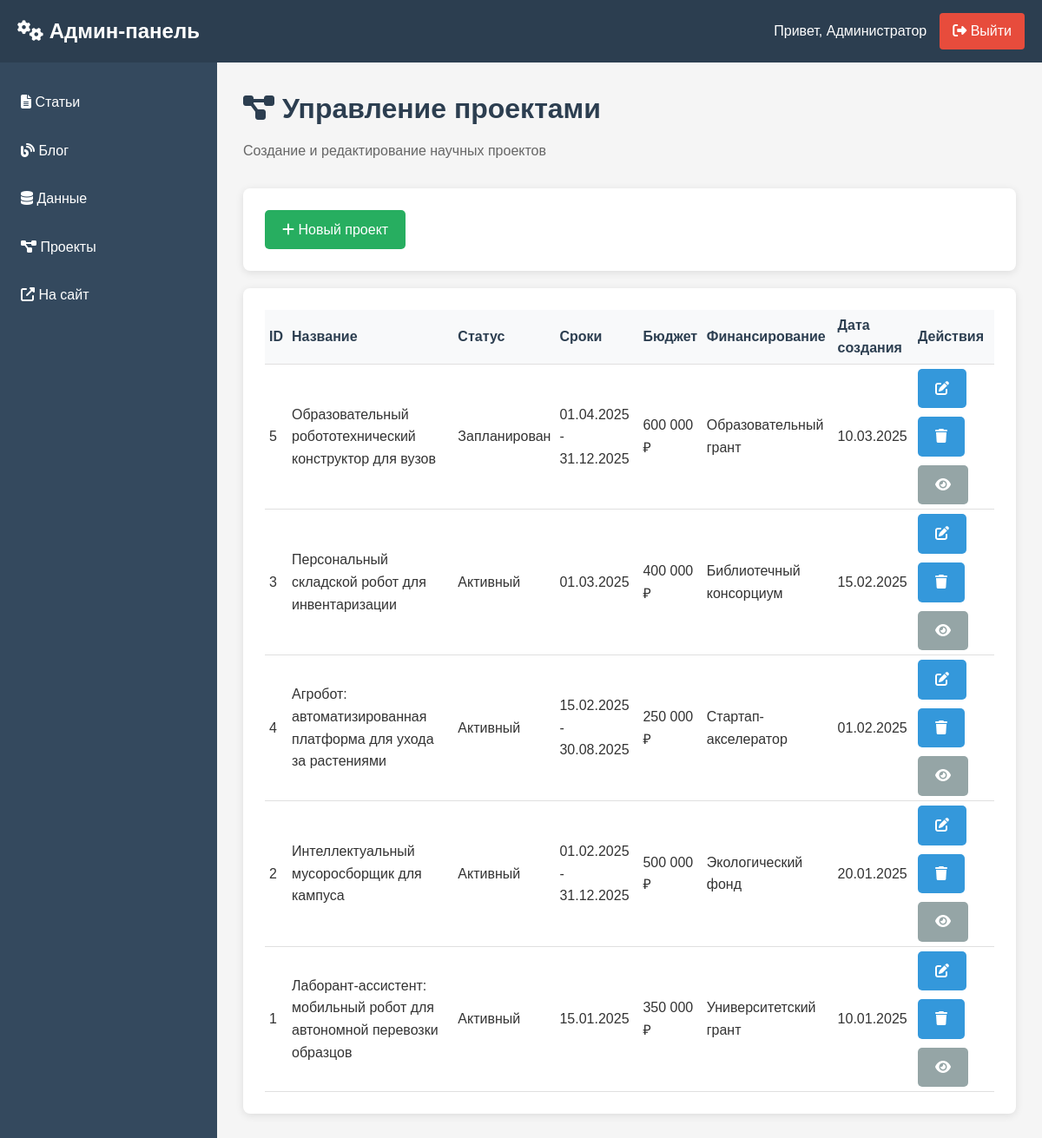
Screenshot of /obschee/admin-project.php (signed in) with the database file from the repository.
### tables this page shows
CREATE TABLE `projects` (
  `id` int NOT NULL,
  `title` varchar(255) NOT NULL,
  `slug` varchar(255) NOT NULL,
  `short_description` text NOT NULL,
  `full_description` longtext NOT NULL,
  `objectives` json NOT NULL,
  `methodologies` json DEFAULT NULL,
  `start_date` date NOT NULL,
  `end_date` date DEFAULT NULL,
  `current_status` enum('active','completed','planned','on_hold') DEFAULT 'planned',
  `funding_source` varchar(255) DEFAULT NULL,
  `budget` decimal(15,2) DEFAULT NULL,
  `team_members` json DEFAULT NULL,
  `results` text,
  `featured_image_url` varchar(255) DEFAULT NULL,
  `gallery` json DEFAULT NULL,
  `status` enum('published','draft') DEFAULT 'draft',
  `created_by` int DEFAULT NULL,
  `created_at` timestamp NULL DEFAULT CURRENT_TIMESTAMP,
  `updated_at` timestamp NULL DEFAULT CURRENT_TIMESTAMP ON UPDATE CURRENT_TIMESTAMP
);

### obschee/admin-project.php (the view, shortened to what this page needs)
<?php
require_once 'connect.php';
$pdo->setAttribute(PDO::ATTR_ERRMODE, PDO::ERRMODE_EXCEPTION);
    $action = isset($_GET['action']) ? $_GET['action'] : 'list';
if ($action === 'list') {
    $sql = "SELECT p.*, u.first_name, u.last_name
            FROM projects p
            LEFT JOIN users u ON p.created_by = u.id
            ORDER BY p.created_at DESC
            LIMIT 50";
    $projects = $pdo->query($sql)->fetchAll(PDO::FETCH_ASSOC);
}
?>
<!DOCTYPE html>
<html lang="ru">
<head>
    <link rel="stylesheet" href="assets/css/style.css">
    <link rel="stylesheet" href="assets/css/admin.css">
</head>
<body>
    <?php include 'admin-header.php'; ?>
    <main class="admin-main">
        <div class="page-header">
            <a href="admin-project.php">
            <h1><i class="fas fa-project-diagram"></i> Управление проектами</h1></a>
            <p>Создание и редактирование научных проектов</p>
        </div>
        <?php if ($action === 'list'): ?>
        <div class="card mb-2">
            <div class="action-buttons">
                <a href="?action=new" class="btn btn-success">
                    <i class="fas fa-plus"></i> Новый проект
                </a>
            </div>
        </div>
        <div class="card">
            <table class="table">
                <thead>
                    <tr>
                        <th>ID</th>
                        <th>Название</th>
                        <th>Статус</th>
                        <th>Сроки</th>
                        <th>Бюджет</th>
                        <th>Финансирование</th>
                        <th>Дата создания</th>
                        <th>Действия</th>
                    </tr>
                </thead>
                <tbody>
                    <?php foreach ($projects as $project): ?>
                    <tr>
                        <td><?php echo $project['id']; ?></td>
                        <td><?php echo htmlspecialchars($project['title']); ?></td>
                        <td>
                            <span class="status-badge
                                <?php
                                switch($project['current_status']) {
                                    case 'active': echo 'status-published'; break;
                                    case 'planned': echo 'status-draft'; break;
                                }
                                ?>">
                                <?php
                                $status_text = [
                                    'active' => 'Активный',
                                    'completed' => 'Завершен',
                                    'planned' => 'Запланирован',
                                    'on_hold' => 'Приостановлен'
                                ];
                                echo $status_text[$project['current_status']] ?? $project['current_status'];
                                ?>
                            </span>
                        </td>
                        <td>
                            <?php echo date('d.m.Y', strtotime($project['start_date'])); ?>
                            <?php if ($project['end_date']): ?>
                            - <?php echo date('d.m.Y', strtotime($project['end_date'])); ?>
                            <?php endif; ?>
                        </td>
                        <td>
                            <?php if ($project['budget'] > 0): ?>
                            <?php echo number_format($project['budget'], 0, ',', ' '); ?> ₽
                            <?php endif; ?>
                        </td>
                        <td><?php echo htmlspecialchars($project['funding_source'] ?? ''); ?></td>
                        <td><?php echo date('d.m.Y', strtotime($project['created_at'])); ?></td>
                        <td>
                            <div class="action-buttons">
                                <a href="?action=edit&id=<?php echo $project['id']; ?>" class="btn btn-primary">
                                    <i class="fas fa-edit"></i>
                                </a>
                                <a href="?action=delete&id=<?php echo $project['id']; ?>"
                                   class="btn btn-danger"
                                   onclick="return confirm('Удалить этот проект?')">
                                    <i class="fas fa-trash"></i>
                                </a>
                                <a href="../projects.php?slug=<?php echo $project['slug']; ?>" target="_blank" class="btn btn-secondary">
                                    <i class="fas fa-eye"></i>
                                </a>
                            </div>
                        </td>
                    </tr>
                    <?php endforeach; ?>
                </tbody>
            </table>
        </div>
        <?php endif; ?>
    </main>
</body>
</html>

### obschee/assets/css/style.css (style rules this page uses)
:root { --primary-color: #3498db; --primary-dark: #2980b9; --secondary-color: #2c3e50; --accent-color: #e74c3c; --light-gray: #f5f5f5; --gray: #95a5a6; --dark-gray: #7f8c8d; --text-color: #333; --text-light: #666; --white: #ffffff; --success: #27ae60; --warning: #f39c12; --danger: #e74c3c; --shadow: 0 2px 10px rgba(0, 0, 0, 0.1); --border-radius: 5px; --transition: all 0.3s ease; --tech-blue: #1a5276; --circuit-color: #e67e22; --robot-metal: #34495e; }
* { margin: 0; padding: 0; box-sizing: border-box; }
body { font-family: 'Arial', sans-serif; line-height: 1.6; color: var(--text-color); background-color: #f9f9f9; min-height: 100vh; display: flex; flex-direction: column; }
main { flex: 1; padding: 30px 0; min-height: 60vh; }
h1, h2, h3, h4 { color: var(--secondary-color); margin-bottom: 1rem; }
a { color: var(--primary-color); text-decoration: none; transition: var(--transition); }
.btn { display: inline-block; padding: 10px 20px; background: var(--primary-color); color: white; border: none; border-radius: var(--border-radius); cursor: pointer; font-size: 1rem; transition: var(--transition); }
.btn-primary { background: var(--primary-color); }
.btn-secondary { background: var(--gray); }
.btn-success { background: var(--success); }
body { padding: 0; margin: 0; overflow-x: hidden; }

### obschee/assets/css/admin.css (style rules this page uses)
.admin-main { margin-left: 250px; margin-top: 70px; padding: 30px; min-height: calc(100vh - 70px); background: #f5f5f5; }
.page-header { margin-bottom: 30px; }
.page-header h1 { margin: 0 0 10px 0; color: #2c3e50; }
.page-header p { color: #666; margin: 0; }
.card { background: white; padding: 25px; border-radius: 8px; box-shadow: 0 2px 10px rgba(0,0,0,0.1); margin-bottom: 20px; }
.btn { display: inline-block; padding: 10px 20px; border: none; border-radius: 4px; cursor: pointer; text-decoration: none; }
.btn-primary { background: #3498db; color: white; }
.btn-success { background: #27ae60; color: white; }
.btn-danger { background: #e74c3c; color: white; }
.btn-secondary { background: #95a5a6; color: white; }
.action-buttons { display: flex; gap: 10px; flex-wrap: wrap; }
.table { width: 100%; border-collapse: collapse; }
.table th, .table td { padding: 5px 5px; border-bottom: 1px solid #e0e0e0; text-align: left; }
.table th { background: #f8f9fa; font-weight: 600; color: #2c3e50; }
.mb-2 { margin-bottom: 20px; }

### rows the page displays
projects: id "5", title "Образовательный робототехнический конструктор для вузов", current_status "Запланирован", start_date "01.04.2025", end_date "31.12.2025", budget "600 000", funding_source "Образовательный грант", created_at "10.03.2025"
projects: id "3", title "Персональный складской робот для инвентаризации", current_status "Активный", start_date "01.03.2025", budget "400 000", funding_source "Библиотечный консорциум", created_at "15.02.2025"
projects: id "4", title "Агробот: автоматизированная платформа для ухода за растениями", current_status "Активный", start_date "15.02.2025", end_date "30.08.2025", budget "250 000", funding_source "Стартап-акселератор", created_at "01.02.2025"
projects: id "2", title "Интеллектуальный мусоросборщик для кампуса", current_status "Активный", start_date "01.02.2025", end_date "31.12.2025", budget "500 000", funding_source "Экологический фонд", created_at "20.01.2025"
projects: id "1", title "Лаборант-ассистент: мобильный робот для автономной перевозки образцов", current_status "Активный", start_date "15.01.2025", budget "350 000", funding_source "Университетский грант", created_at "10.01.2025"

### other values shown
$user['username'] "Администратор"
